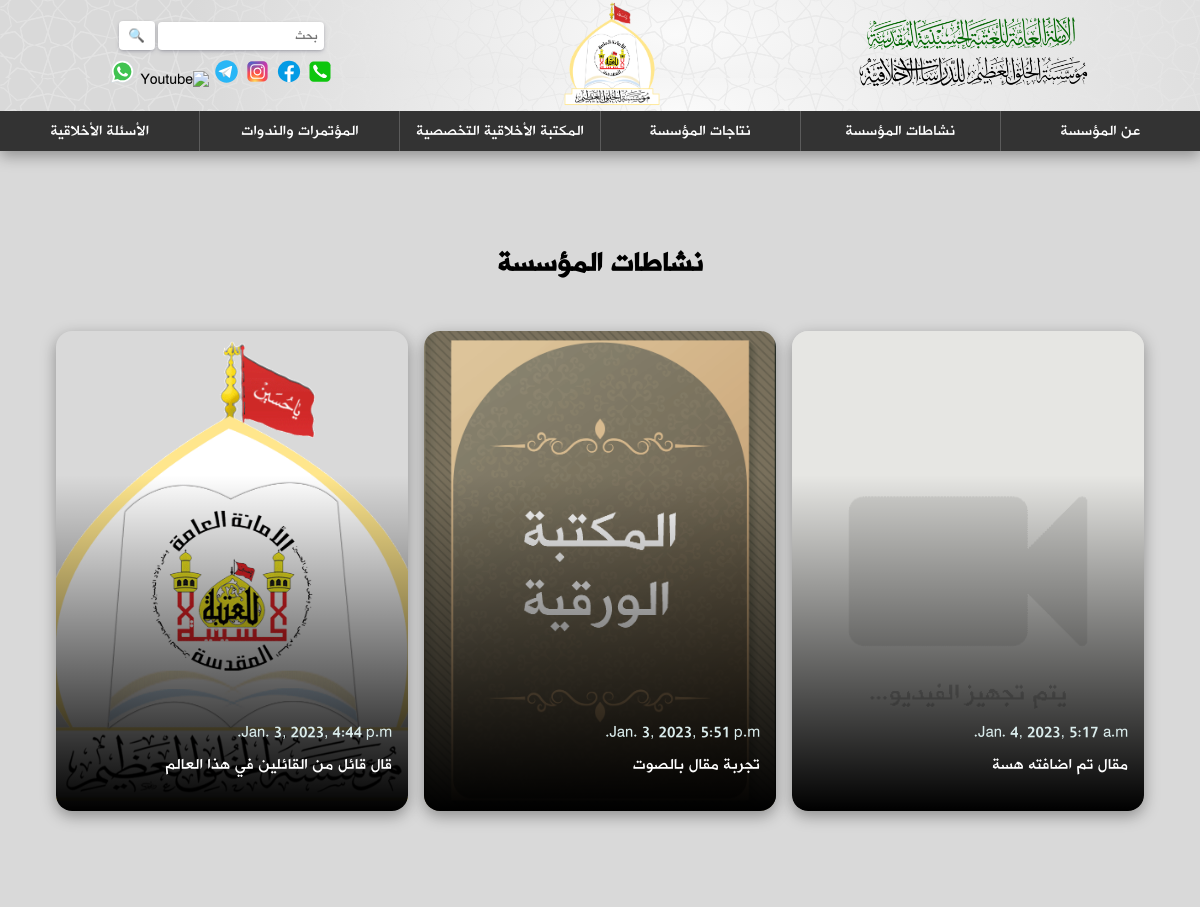
The app's page /, older data.
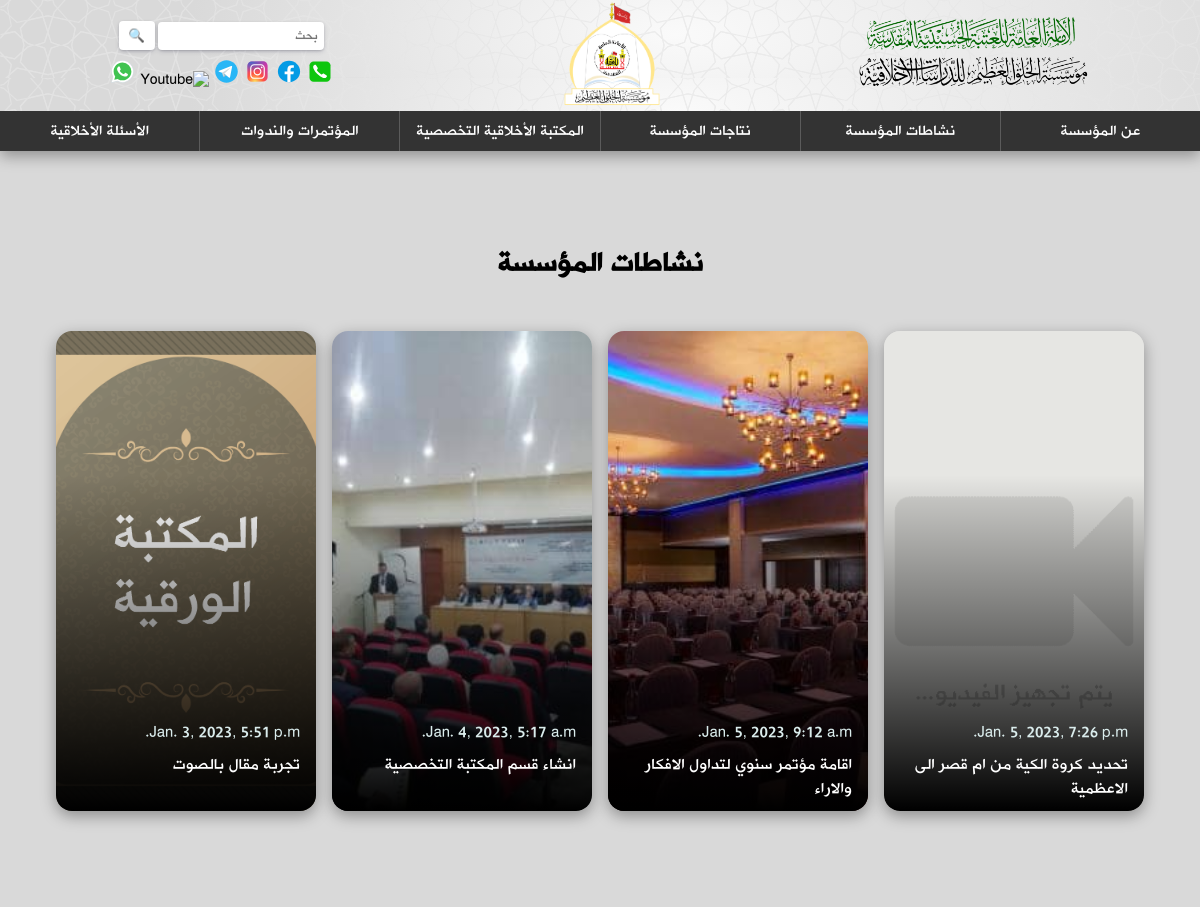
The same page, newer data.
### backend/models.py (models this page shows, shortened)
class Activity(models.Model):
    title = models.CharField(max_length=1000, blank=False)
    created_at = models.DateTimeField(auto_now_add=True)
    main_img = models.ForeignKey(Image, on_delete=models.PROTECT, blank=False)
    body = models.TextField(max_length=5000, blank=False)
    img_array = models.ManyToManyField(Image, blank=True, related_name="images")
    vid_array = models.ManyToManyField(Video, blank=True, related_name="videos")
    audio = models.CharField(max_length=1000, blank=True)
    class Meta:
        ordering = ['-created_at']

class Image(models.Model):
    image = models.ImageField(upload_to="images", blank=False)

### backend/views.py (the view)
# urls.py: path("", views.home, name="home"),
def home(request):
    activities = Activity.objects.all()[:5]
    context = {"activities":activities}
    return render(request, "backend/home.html", context)

### backend/templates/backend/home.html
{% extends "backend/layout.html" %}
{% load static %}
{% block extraHead %}
<link rel="stylesheet" href="{% static 'css/home.css' %}">
{% endblock %}
{% block body %}
<section class="activities">
    <h1 class="title">
      <a class="titleLink" href="{% url 'backend:activities' %}"> نشاطات المؤسسة </a>
    </h1>
    <div class="container">
        {% for activity in activities %}
        <div class="activity">
            <img src="{{ activity.main_img.image.url }}">
            <div class="overlay">
              <p class="actDate">{{ activity.created_at }}</p>
              <a href="{% url 'backend:activity' activity.id %}">{{ activity.title }}</a>
            </div>
            <div class="background"></div>
        </div>
        {% endfor %}
    </div>
</section>
{% endblock %}

Row changes from the older to the newer data that the page shows:
removed Activity: main_img.image (picture), created_at "Jan. 3, 2023, 4:44 p.m.", title "قال قائل من القائلين في هذا العالم"
added Activity: main_img.image (placeholder picture), created_at "Jan. 5, 2023, 7:26 p.m.", title "تحديد كروة الكية من ام قصر الى الاعظمية"
added Activity: main_img.image (picture), created_at "Jan. 5, 2023, 9:12 a.m.", title "اقامة مؤتمر سنوي لتداول الافكار والاراء"
changed Activity: main_img.image: picture added in place of a placeholder; title "مقال تم اضافته هسة" → "انشاء قسم المكتبة التخصصية"
